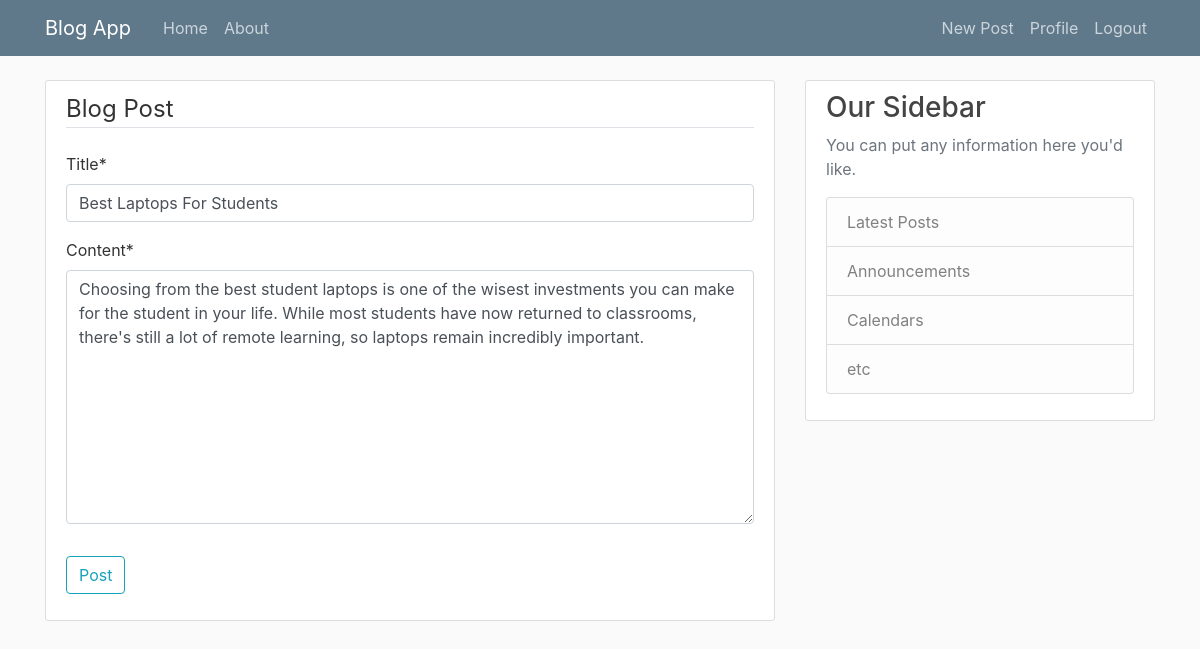
Page /post/21/update (signed in) on the committed database.
### blog/models.py (models this page shows, shortened)
class Post(models.Model):
    title = models.CharField(max_length=100)
    content = models.TextField()
    date_posted = models.DateTimeField(default=timezone.now)
    author = models.ForeignKey(User, on_delete=models.CASCADE)

### blog/views.py (the view, shortened to what this page needs)
# urls.py: path('post/<int:pk>/update', PostUpdateView.as_view(), name='post-update'),
class PostUpdateView(LoginRequiredMixin, UserPassesTestMixin, UpdateView):
    model = Post
    fields = ['title', 'content']
    def test_func(self):
        post = self.get_object()
        if self.request.user == post.author:
            return True
        return False

### blog/templates/blog/post_form.html (shortened to what this page needs)
{% extends 'blog/base.html' %}
{% load crispy_forms_tags %}
{% block content %}
    <div class="content-section">
        <form action="" method="post">
            <fieldset class="form-group">
                <legend class="border-bottom mb-4">Blog Post</legend>
                {{ form|crispy }}
            </fieldset>
            <div class="form-group">
                <button class="btn btn-outline-info" type="submit">Post</button>
            </div>
        </form>
    </div>
{% endblock content %}

### blog/static/blog/main.css (style rules this page uses)
body { background: #fafafa; color: #333333; margin-top: 5rem; }
.content-section { background: #ffffff; padding: 10px 20px; border: 1px solid #dddddd; border-radius: 3px; margin-bottom: 20px; }

### rows in the picture
Post: title "Best Laptops For Students", content "Choosing from the best student laptops is one of the wisest investments you can make for the student in your life. While most students have now returned to classrooms, there's still a lot of remote learning, so laptops remain incredibly important."
